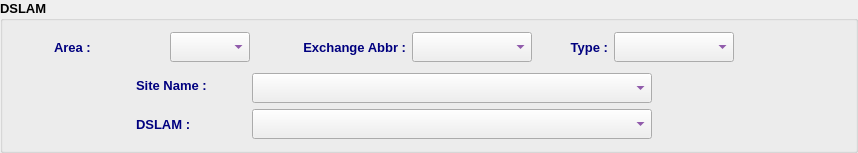
    <widget class="QGroupBox" name="groupBox">
     <property name="font">
      <font>
       <family>Tahoma</family>
       <pointsize>10</pointsize>
       <bold>true</bold>
      </font>
     </property>
     <property name="title">
      <string>DSLAM</string>
     </property>
     <layout class="QHBoxLayout" name="horizontalLayout_4">
      <item>
       <layout class="QVBoxLayout" name="verticalLayout">
        <item>
         <layout class="QHBoxLayout" name="horizontalLayout_3">
          <item>
           <spacer name="horizontalSpacer">
            <property name="orientation">
             <enum>Qt::Orientation::Horizontal</enum>
            </property>
            <property name="sizeHint" stdset="0">
             <size>
              <width>40</width>
              <height>20</height>
             </size>
            </property>
           </spacer>
          </item>
          <item>
           <widget class="QLabel" name="label">
            <property name="minimumSize">
             <size>
              <width>110</width>
              <height>30</height>
             </size>
            </property>
            <property name="maximumSize">
             <size>
              <width>110</width>
              <height>30</height>
             </size>
            </property>
            <property name="font">
             <font>
              <family>Tahoma</family>
              <pointsize>10</pointsize>
              <bold>true</bold>
             </font>
            </property>
            <property name="styleSheet">
             <string notr="true">color: rgb(0, 0, 127);</string>
            </property>
            <property name="text">
             <string>Area :</string>
            </property>
            <property name="alignment">
             <set>Qt::AlignmentFlag::AlignLeading|Qt::AlignmentFlag::AlignLeft|Qt::AlignmentFlag::AlignVCenter</set>
            </property>
           </widget>
          </item>
          <item>
           <widget class="QComboBox" name="areaCB">
            <property name="minimumSize">
             <size>
              <width>80</width>
              <height>30</height>
             </size>
            </property>
            <property name="maximumSize">
             <size>
              <width>80</width>
              <height>30</height>
             </size>
            </property>
            <property name="font">
             <font>
              <family>Tahoma</family>
              <pointsize>10</pointsize>
              <bold>true</bold>
             </font>
            </property>
            <property name="styleSheet">
             <string notr="true">color: rgb(85, 0, 127);</string>
            </property>
           </widget>
          </item>
          <item>
           <widget class="QLabel" name="label_2">
            <property name="minimumSize">
             <size>
              <width>150</width>
              <height>30</height>
             </size>
            </property>
            <property name="maximumSize">
             <size>
              <width>150</width>
              <height>30</height>
             </size>
            </property>
            <property name="font">
             <font>
              <family>Tahoma</family>
              <pointsize>10</pointsize>
              <bold>true</bold>
             </font>
            </property>
            <property name="styleSheet">
             <string notr="true">color: rgb(0, 0, 127);</string>
            </property>
            <property name="text">
             <string>Exchange Abbr :</string>
            </property>
            <property name="alignment">
             <set>Qt::AlignmentFlag::AlignRight|Qt::AlignmentFlag::AlignTrailing|Qt::AlignmentFlag::AlignVCenter</set>
            </property>
           </widget>
          </item>
          <item>
           <widget class="QComboBox" name="abbrCB">
            <property name="minimumSize">
             <size>
              <width>120</width>
              <height>30</height>
             </size>
            </property>
            <property name="maximumSize">
             <size>
              <width>120</width>
              <height>30</height>
             </size>
            </property>
            <property name="font">
             <font>
              <family>Tahoma</family>
              <pointsize>10</pointsize>
              <bold>true</bold>
             </font>
            </property>
            <property name="styleSheet">
             <string notr="true">color: rgb(85, 0, 127);</string>
            </property>
           </widget>
          </item>
          <item>
           <widget class="QLabel" name="label_3">
            <property name="minimumSize">
             <size>
              <width>70</width>
              <height>30</height>
             </size>
            </property>
            <property name="maximumSize">
             <size>
              <width>70</width>
              <height>30</height>
             </size>
            </property>
            <property name="font">
             <font>
              <family>Tahoma</family>
              <pointsize>10</pointsize>
              <bold>true</bold>
             </font>
            </property>
            <property name="styleSheet">
             <string notr="true">color: rgb(0, 0, 127);</string>
            </property>
            <property name="text">
             <string>Type :</string>
            </property>
            <property name="alignment">
             <set>Qt::AlignmentFlag::AlignRight|Qt::AlignmentFlag::AlignTrailing|Qt::AlignmentFlag::AlignVCenter</set>
            </property>
           </widget>
          </item>
          <item>
           <widget class="QComboBox" name="typeCB">
            <property name="minimumSize">
             <size>
              <width>120</width>
              <height>30</height>
             </size>
            </property>
            <property name="maximumSize">
             <size>
              <width>120</width>
              <height>30</height>
             </size>
            </property>
            <property name="font">
             <font>
              <family>Tahoma</family>
              <pointsize>10</pointsize>
              <bold>true</bold>
             </font>
            </property>
            <property name="styleSheet">
             <string notr="true">color: rgb(85, 0, 127);</string>
            </property>
           </widget>
          </item>
          <item>
           <spacer name="horizontalSpacer_3">
            <property name="font">
             <font>
              <family>Tahoma</family>
              <pointsize>10</pointsize>
              <bold>true</bold>
             </font>
            </property>
            <property name="orientation">
             <enum>Qt::Orientation::Horizontal</enum>
            </property>
            <property name="sizeHint" stdset="0">
             <size>
              <width>40</width>
              <height>20</height>
             </size>
            </property>
           </spacer>
          </item>
         </layout>
        </item>
        <item>
         <widget class="QFrame" name="frame">
          <property name="minimumSize">
           <size>
            <width>0</width>
            <height>35</height>
           </size>
          </property>
          <property name="maximumSize">
           <size>
            <width>16777215</width>
            <height>35</height>
           </size>
          </property>
          <property name="font">
           <font>
            <family>Tahoma</family>
            <pointsize>10</pointsize>
            <bold>true</bold>
           </font>
          </property>
          <property name="frameShape">
           <enum>QFrame::Shape::NoFrame</enum>
          </property>
          <property name="frameShadow">
           <enum>QFrame::Shadow::Plain</enum>
          </property>
          <property name="lineWidth">
           <number>0</number>
          </property>
          <layout class="QHBoxLayout" name="horizontalLayout">
           <property name="leftMargin">
            <number>0</number>
           </property>
           <property name="topMargin">
            <number>0</number>
           </property>
           <property name="rightMargin">
            <number>0</number>
           </property>
           <property name="bottomMargin">
            <number>0</number>
           </property>
           <item>
            <spacer name="horizontalSpacer_6">
             <property name="orientation">
              <enum>Qt::Orientation::Horizontal</enum>
             </property>
             <property name="sizeHint" stdset="0">
              <size>
               <width>40</width>
               <height>20</height>
              </size>
             </property>
            </spacer>
           </item>
           <item>
            <widget class="QLabel" name="label_4">
             <property name="minimumSize">
              <size>
               <width>110</width>
               <height>30</height>
              </size>
             </property>
             <property name="maximumSize">
              <size>
               <width>110</width>
               <height>30</height>
              </size>
             </property>
             <property name="font">
              <font>
               <family>Tahoma</family>
               <pointsize>10</pointsize>
               <bold>true</bold>
              </font>
             </property>
             <property name="styleSheet">
              <string notr="true">color: rgb(0, 0, 127);</string>
             </property>
             <property name="text">
              <string>Site Name :</string>
             </property>
             <property name="alignment">
              <set>Qt::AlignmentFlag::AlignLeading|Qt::AlignmentFlag::AlignLeft|Qt::AlignmentFlag::AlignVCenter</set>
             </property>
            </widget>
           </item>
           <item>
            <widget class="QComboBox" name="siteCB">
             <property name="minimumSize">
              <size>
               <width>400</width>
               <height>30</height>
              </size>
             </property>
             <property name="maximumSize">
              <size>
               <width>400</width>
               <height>25</height>
              </size>
             </property>
             <property name="font">
              <font>
               <family>Tahoma</family>
               <pointsize>10</pointsize>
               <bold>true</bold>
              </font>
             </property>
             <property name="styleSheet">
              <string notr="true">color: rgb(85, 0, 127);</string>
             </property>
            </widget>
           </item>
           <item>
            <spacer name="horizontalSpacer_7">
             <property name="font">
              <font>
               <family>Tahoma</family>
               <pointsize>10</pointsize>
               <bold>true</bold>
              </font>
             </property>
             <property name="orientation">
              <enum>Qt::Orientation::Horizontal</enum>
             </property>
             <property name="sizeHint" stdset="0">
              <size>
               <width>40</width>
               <height>20</height>
              </size>
             </property>
            </spacer>
           </item>
          </layout>
         </widget>
        </item>
        <item>
         <layout class="QHBoxLayout" name="horizontalLayout_2">
          <item>
           <spacer name="horizontalSpacer_8">
            <property name="orientation">
             <enum>Qt::Orientation::Horizontal</enum>
            </property>
            <property name="sizeHint" stdset="0">
             <size>
              <width>40</width>
              <height>20</height>
             </size>
            </property>
           </spacer>
          </item>
          <item>
           <widget class="QLabel" name="label_5">
            <property name="minimumSize">
             <size>
              <width>110</width>
              <height>30</height>
             </size>
            </property>
            <property name="maximumSize">
             <size>
              <width>110</width>
              <height>30</height>
             </size>
            </property>
            <property name="font">
             <font>
              <family>Tahoma</family>
              <pointsize>10</pointsize>
              <bold>true</bold>
             </font>
            </property>
            <property name="styleSheet">
             <string notr="true">color: rgb(0, 0, 127);</string>
            </property>
            <property name="text">
             <string>DSLAM :</string>
            </property>
            <property name="alignment">
             <set>Qt::AlignmentFlag::AlignLeading|Qt::AlignmentFlag::AlignLeft|Qt::AlignmentFlag::AlignVCenter</set>
            </property>
           </widget>
          </item>
          <item>
           <widget class="QComboBox" name="dslamCB">
            <property name="minimumSize">
             <size>
              <width>400</width>
              <height>30</height>
             </size>
            </property>
            <property name="maximumSize">
             <size>
              <width>400</width>
              <height>30</height>
             </size>
            </property>
            <property name="font">
             <font>
              <family>Tahoma</family>
              <pointsize>10</pointsize>
              <bold>true</bold>
             </font>
            </property>
            <property name="styleSheet">
             <string notr="true">color: rgb(85, 0, 127);</string>
            </property>
           </widget>
          </item>
          <item>
           <spacer name="horizontalSpacer_2">
            <property name="font">
             <font>
              <family>Tahoma</family>
              <pointsize>10</pointsize>
              <bold>true</bold>
             </font>
            </property>
            <property name="orientation">
             <enum>Qt::Orientation::Horizontal</enum>
            </property>
            <property name="sizeHint" stdset="0">
             <size>
              <width>40</width>
              <height>20</height>
             </size>
            </property>
           </spacer>
          </item>
         </layout>
        </item>
       </layout>
      </item>
      <item>
       <widget class="QLabel" name="pix">
        <property name="minimumSize">
         <size>
          <width>64</width>
          <height>64</height>
         </size>
        </property>
        <property name="maximumSize">
         <size>
          <width>64</width>
          <height>64</height>
         </size>
        </property>
        <property name="font">
         <font>
          <family>Tahoma</family>
          <pointsize>10</pointsize>
          <bold>true</bold>
         </font>
        </property>
        <property name="text">
         <string/>
        </property>
        <property name="pixmap">
         <pixmap resource="../../../../../image.qrc">:/Image/removeDslam.png</pixmap>
        </property>
       </widget>
      </item>
     </layout>
    </widget>
